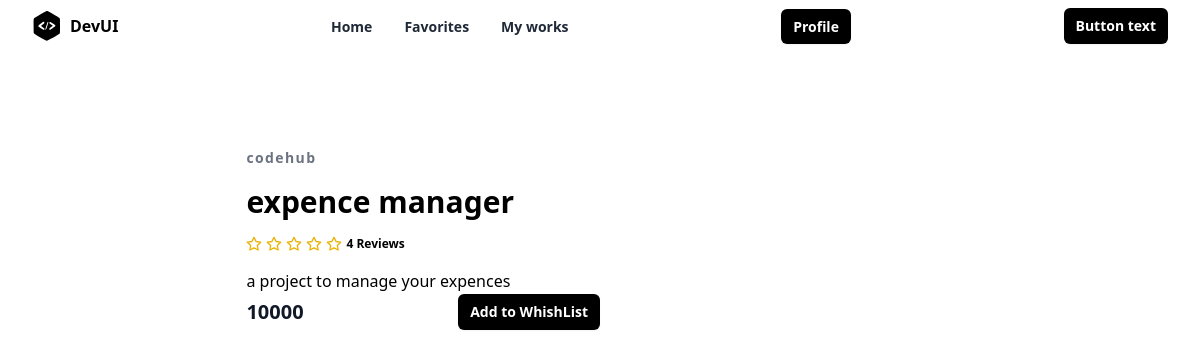
Screenshot of /project/2/ with the database file from the repository.
### store/models.py (models this page shows, shortened)
class Project(models.Model):
    title=models.CharField(max_length=200)
    description=models.TextField()
    tag_objects=models.ManyToManyField(Tag)
    owner=models.ForeignKey(User,on_delete=models.CASCADE,related_name="projects")
    thumbnail=EmbedVideoField()
    price=models.PositiveIntegerField()
    files=models.FileField(upload_to="projects",null=True)
    created_date=models.DateTimeField(auto_now_add=True)
    updated_date=models.DateTimeField(auto_now=True)
    is_active=models.BooleanField(default=True)

### store/views.py (the view)
# urls.py: path('project/<int:pk>/', views.ProjectDetailView.as_view(),name="project-detail"),
class ProjectDetailView(DetailView):
   template_name="store/project_detail.html"
   context_object_name="project"
   model=Project

### store/templates/store/project_detail.html (shortened to what this page needs)
{%extends "store/base.html"%}
{%load embed_video_tags%}
{%block main_block%}
<section class="overflow-hidden">
    <div class="mx-auto max-w-5xl px-5 py-24">
      <div class="mx-auto flex flex-wrap items-center lg:w-4/5">
        <div class="mt-6 w-full lg:mt-0 lg:w-1/2 lg:pl-10">
          <h2 class="text-sm font-semibold tracking-widest text-gray-500">
            codehub
          </h2>
          <h1 class="my-4 text-3xl font-semibold text-black">{{project.title}}</h1>
          <div class="my-4 flex items-center">
            <span class="flex items-center space-x-1">
              <span class="ml-3 inline-block text-xs font-semibold">
                4 Reviews
              </span>
            </span>
          </div>
          <p class="leading-relaxed">
            {{project.description}}
          </p>
          <div class="flex items-center justify-between">
            <span class="title-font text-xl font-bold text-gray-900">
              {{project.price}}
            </span>
            <a
              href="{%url 'add-wishlistitem' project.id%}"
              type="button"
              class="rounded-md bg-black px-3 py-2 text-sm font-semibold text-white shadow-sm hover:bg-black/80 focus-visible:outline focus-visible:outline-2 focus-visible:outline-offset-2 focus-visible:outline-black"
            >
              Add to WhishList
            </a>
          </div>
        </div>
      </div>
    </div>
  </section>
{%endblock%}

### rows the page displays
Project: title "expence manager", description "a project to manage your expences", price "10000"
